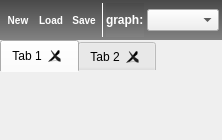
      <widget class="QWidget" name="tab_7">
       <property name="styleSheet">
        <string notr="true">#tab_7 {
background-color:#838383;
}

QTabWidget::pane { /* The tab widget frame */
    border-top: none;
 }</string>
       </property>
       <attribute name="title">
        <string>Scripts editor</string>
       </attribute>
       <layout class="QVBoxLayout" name="verticalLayout">
        <property name="spacing">
         <number>0</number>
        </property>
        <property name="leftMargin">
         <number>0</number>
        </property>
        <property name="topMargin">
         <number>0</number>
        </property>
        <property name="rightMargin">
         <number>0</number>
        </property>
        <property name="bottomMargin">
         <number>0</number>
        </property>
        <item>
         <widget class="QFrame" name="mainScriptToolBarWidget">
          <property name="minimumSize">
           <size>
            <width>0</width>
            <height>40</height>
           </size>
          </property>
          <property name="maximumSize">
           <size>
            <width>16777215</width>
            <height>40</height>
           </size>
          </property>
          <property name="styleSheet">
           <string notr="true">QFrame {
	border-top: black;
	border-bottom: black;
	border-right: black;
	border-left: black;
	background-color: qlineargradient(spread:pad, x1:0, y1:0, x2:0, y2:1, stop:0 rgba(73, 73, 73, 255), stop:1 rgba(130, 130, 130, 255));
}

QToolButton {
	border-image:none;
	border-top: 1px solid rgba(0,0,0,0);
	border-bottom: 1px solid rgba(0,0,0,0);
	border-left: 0px solid rgba(0,0,0,0);
	border-right: 0px solid rgba(0,0,0,0);
	color: white;
	font: bold 10px;
	height:20px;
    background-color: rgba(0,0,0,0);
}

QToolButton:hover {
	border-image:none;
	background-color: #595B5D;
	border-left: 1px solid qlineargradient(x1: 0, y1: 0, x2: 0, y2: 1,
	stop: 0.0 rgba(0,0,0,0),
	stop: 0.4 rgba(170,170,170,255),
	stop: 0.5 rgba(170,170,170,255),
	stop: 1.0 rgba(0,0,0,0));
	border-right: 1px solid qlineargradient(x1: 0, y1: 0, x2: 0, y2: 1,
	stop: 0.0 rgba(0,0,0,0),
	stop: 0.4 rgba(170,170,170,255),
	stop: 0.5 rgba(170,170,170,255),
	stop: 1.0 rgba(0,0,0,0));
}

QToolButton:checked, QToolButton:checked:pressed, QToolButton:pressed {
	border-image:none;
    background-color: #262829;
	border-left: 1px solid rgba(70,70,70);
	border-right: 1px solid rgba(70,70,70);
}

QPushButton::pressed {
	border-image:none;
	background-color: qlineargradient(spread:pad, x1:0, y1:0, x2:1, y2:0, stop:0 rgba(53, 53, 53, 255), stop:1 rgba(120, 120, 120, 255));
	border-top: 1px solid rgba(70,70,70);
	border-bottom: 1px solid rgba(70,70,70);
}

QToolButton:pressed {
	border-image:none;
}
</string>
          </property>
          <property name="frameShape">
           <enum>QFrame::NoFrame</enum>
          </property>
          <property name="frameShadow">
           <enum>QFrame::Raised</enum>
          </property>
          <layout class="QHBoxLayout" name="horizontalLayout_3">
           <property name="spacing">
            <number>3</number>
           </property>
           <property name="leftMargin">
            <number>3</number>
           </property>
           <property name="topMargin">
            <number>3</number>
           </property>
           <property name="rightMargin">
            <number>3</number>
           </property>
           <property name="bottomMargin">
            <number>3</number>
           </property>
           <item>
            <widget class="QToolButton" name="newMainScriptButton">
             <property name="enabled">
              <bool>true</bool>
             </property>
             <property name="minimumSize">
              <size>
               <width>30</width>
               <height>30</height>
              </size>
             </property>
             <property name="maximumSize">
              <size>
               <width>30</width>
               <height>30</height>
              </size>
             </property>
             <property name="toolTip">
              <string>New main script</string>
             </property>
             <property name="text">
              <string>New</string>
             </property>
             <property name="icon">
              <iconset resource="../resources/TalipotPython.qrc">
               <normaloff>:/talipot/python/icons/doc_new.png</normaloff>:/talipot/python/icons/doc_new.png</iconset>
             </property>
             <property name="iconSize">
              <size>
               <width>13</width>
               <height>13</height>
              </size>
             </property>
             <property name="toolButtonStyle">
              <enum>Qt::ToolButtonTextUnderIcon</enum>
             </property>
            </widget>
           </item>
           <item>
            <widget class="QToolButton" name="loadMainScriptButton">
             <property name="enabled">
              <bool>true</bool>
             </property>
             <property name="minimumSize">
              <size>
               <width>30</width>
               <height>30</height>
              </size>
             </property>
             <property name="maximumSize">
              <size>
               <width>30</width>
               <height>30</height>
              </size>
             </property>
             <property name="toolTip">
              <string>Load main script from file</string>
             </property>
             <property name="text">
              <string>Load</string>
             </property>
             <property name="icon">
              <iconset resource="../resources/TalipotPython.qrc">
               <normaloff>:/talipot/python/icons/doc_import.png</normaloff>:/talipot/python/icons/doc_import.png</iconset>
             </property>
             <property name="iconSize">
              <size>
               <width>13</width>
               <height>13</height>
              </size>
             </property>
             <property name="toolButtonStyle">
              <enum>Qt::ToolButtonTextUnderIcon</enum>
             </property>
            </widget>
           </item>
           <item>
            <widget class="QToolButton" name="saveMainScriptButton">
             <property name="enabled">
              <bool>true</bool>
             </property>
             <property name="minimumSize">
              <size>
               <width>30</width>
               <height>30</height>
              </size>
             </property>
             <property name="maximumSize">
              <size>
               <width>30</width>
               <height>30</height>
              </size>
             </property>
             <property name="toolTip">
              <string>Save main script to file</string>
             </property>
             <property name="text">
              <string>Save</string>
             </property>
             <property name="icon">
              <iconset resource="../resources/TalipotPython.qrc">
               <normaloff>:/talipot/python/icons/doc_export.png</normaloff>:/talipot/python/icons/doc_export.png</iconset>
             </property>
             <property name="iconSize">
              <size>
               <width>13</width>
               <height>13</height>
              </size>
             </property>
             <property name="toolButtonStyle">
              <enum>Qt::ToolButtonTextUnderIcon</enum>
             </property>
            </widget>
           </item>
           <item>
            <widget class="Line" name="line">
             <property name="minimumSize">
              <size>
               <width>1</width>
               <height>0</height>
              </size>
             </property>
             <property name="maximumSize">
              <size>
               <width>1</width>
               <height>16777215</height>
              </size>
             </property>
             <property name="styleSheet">
              <string notr="true">background: white;</string>
             </property>
             <property name="frameShadow">
              <enum>QFrame::Sunken</enum>
             </property>
             <property name="lineWidth">
              <number>1</number>
             </property>
             <property name="orientation">
              <enum>Qt::Vertical</enum>
             </property>
            </widget>
           </item>
           <item>
            <widget class="QLabel" name="label_2">
             <property name="styleSheet">
              <string notr="true">color:white;
font: bold;</string>
             </property>
             <property name="text">
              <string>graph:</string>
             </property>
            </widget>
           </item>
           <item>
            <widget class="TreeViewComboBox" name="graphComboBox">
             <property name="enabled">
              <bool>true</bool>
             </property>
             <property name="sizePolicy">
              <sizepolicy hsizetype="Expanding" vsizetype="Fixed">
               <horstretch>0</horstretch>
               <verstretch>0</verstretch>
              </sizepolicy>
             </property>
             <property name="toolTip">
              <string>Select the graph to process with a Python script</string>
             </property>
            </widget>
           </item>
          </layout>
         </widget>
        </item>
        <item>
         <widget class="tlp::PythonEditorsTabWidget" name="mainScriptsTabWidget">
          <property name="minimumSize">
           <size>
            <width>0</width>
            <height>100</height>
           </size>
          </property>
          <property name="styleSheet">
           <string notr="true">QTabBar::tab {
    font:normal;
}

QTabWidget::pane { /* The tab widget frame */
    border-top: none;
 }

</string>
          </property>
          <property name="currentIndex">
           <number>0</number>
          </property>
          <property name="tabsClosable">
           <bool>true</bool>
          </property>
          <property name="movable">
           <bool>true</bool>
          </property>
          <widget class="QWidget" name="tab_5">
           <attribute name="title">
            <string>Tab 1</string>
           </attribute>
          </widget>
          <widget class="QWidget" name="tab_6">
           <attribute name="title">
            <string>Tab 2</string>
           </attribute>
          </widget>
         </widget>
        </item>
       </layout>
      </widget>
